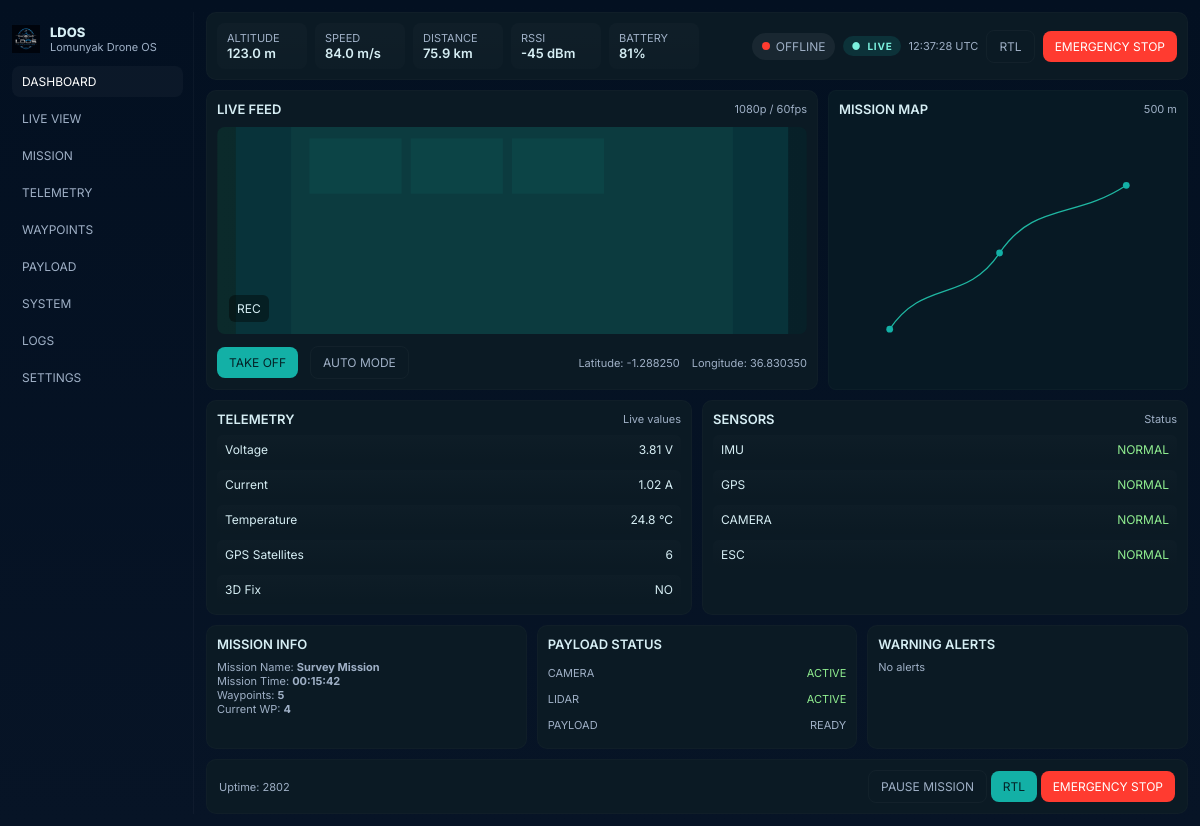
Before: / with the older database file.
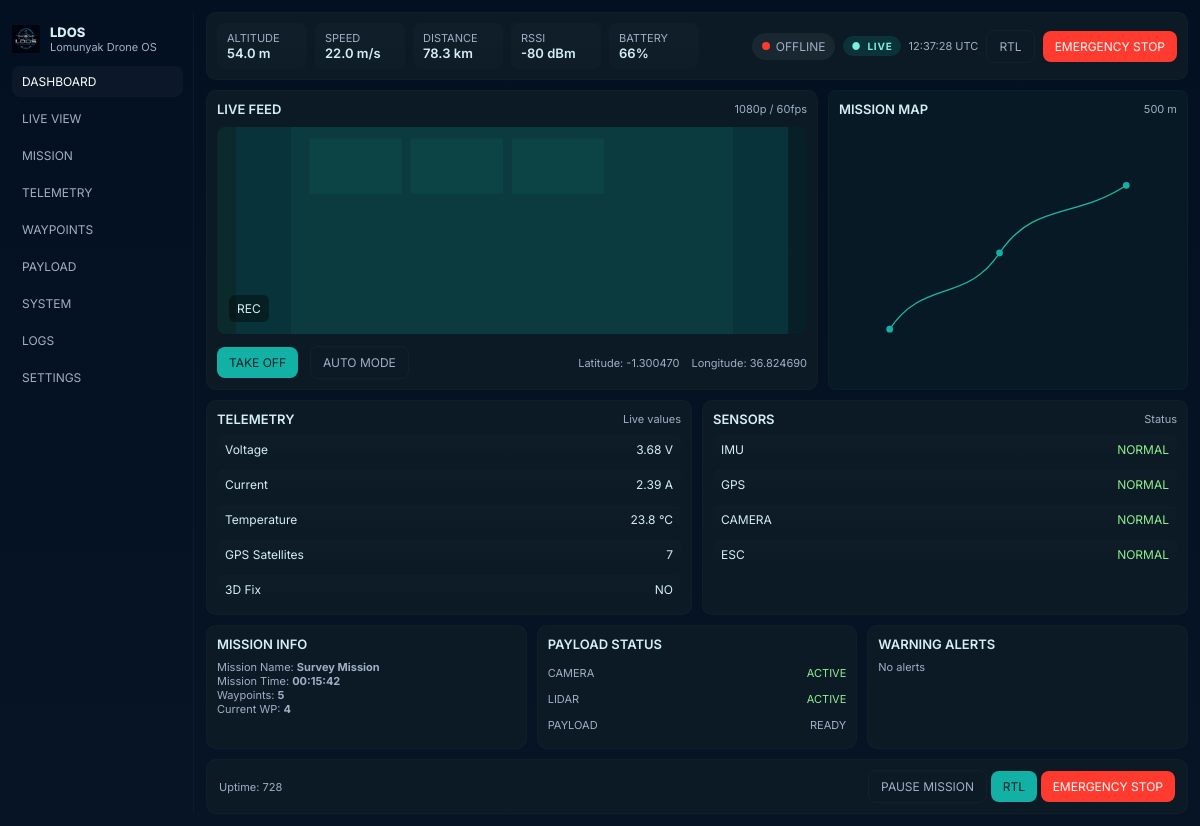
After: the same page with the newer database file.
### telemetry/models.py (models this page shows, shortened)
class Telemetry(models.Model):
    device_id = models.CharField(max_length=100, default='LDOS-001')
    timestamp = models.DateTimeField(auto_now_add=True)
    altitude = models.FloatField(default=0.0)
    speed = models.FloatField(default=0.0)
    distance = models.FloatField(default=0.0)
    rssi = models.IntegerField(null=True, blank=True)
    battery = models.IntegerField(null=True, blank=True)
    voltage = models.FloatField(null=True, blank=True)
    current = models.FloatField(null=True, blank=True)
    temperature = models.FloatField(null=True, blank=True)
    sats = models.IntegerField(null=True, blank=True)
    fix3d = models.BooleanField(default=False)
    latitude = models.DecimalField(max_digits=10, decimal_places=6, null=True, blank=True)
    longitude = models.DecimalField(max_digits=10, decimal_places=6, null=True, blank=True)
    uptime = models.IntegerField(null=True, blank=True, default=0)
    live_image_url = models.URLField(blank=True, default='')
    class Meta:
        ordering = ['-timestamp']

### telemetry/views.py (the view)
# urls.py: 2. Add a URL to urlpatterns:  path('', views.home, name='home')
def home(request):
    context = _dashboard_context(request)
    return render(request, 'telemetry/telemetry.html', context)

### telemetry/views.py (called while the page is built, shortened)
def _discover_esp8266_ws_url(request):
    configured = getattr(settings, 'ESP8266_WS_URL', None)
    if configured:
        return configured

### telemetry/templates/telemetry/telemetry.html (shortened to what this page needs)
<!DOCTYPE html>
<html lang="en">
<head>
    {% load static %}
</head>
<body>
    <div class="app">
        <aside class="sidebar">
            <div class="logo"><img src="{% static 'telemetry/img/logo.png' %}" alt="LDOS"><div><div style="font-weight:800">LDOS</div><div class="small">Lomunyak Drone OS</div></div></div>
            <nav class="nav">
                <a class="active">DASHBOARD</a>
                <a>LIVE VIEW</a>
                <a>MISSION</a>
                <a>TELEMETRY</a>
                <a>WAYPOINTS</a>
                <a>PAYLOAD</a>
                <a>SYSTEM</a>
                <a>LOGS</a>
                <a>SETTINGS</a>
            </nav>
        </aside>
        <main class="main">
            <div class="topbar card">
                <div class="metrics">
                    <div class="metric">
                        <div class="small">ALTITUDE</div>
                        <div class="title" id="altitude">{{ telemetry.altitude}} m</div>
                    </div>
                    <div class="metric">
                        <div class="small">SPEED</div>
                        <div class="title" id="speed">{{ telemetry.speed}} m/s</div>
                    </div>
                    <div class="metric">
                        <div class="small">DISTANCE</div>
                        <div class="title" id="distance">{{ telemetry.distance}} km</div>
                    </div>
                    <div class="metric">
                        <div class="small">RSSI</div>
                        <div class="title" id="rssi">{{ telemetry.rssi|default:'--' }} dBm</div>
                    </div>
                    <div class="metric">
                        <div class="small">BATTERY</div>
                        <div class="title" id="battery">{{ telemetry.battery_percent|default:'--' }}%</div>
                    </div>
                </div>
                <div class="controls">
                    <div class="status-pill"><span id="status-dot" class="status-dot"></span><span id="connection-state">CONNECTING</span></div>
                    <div class="live-badge"><span>●</span><span>LIVE</span></div>
                    <div class="small" id="clock">{{ now|date:"H:i:s T" }}</div>
                    <button class="btn ghost">RTL</button>
                    <button class="btn danger">EMERGENCY STOP</button>
                </div>
            </div>
            <div class="layout">
                <section class="live card">
                    <div style="display:flex;gap:12px;margin-bottom:10px;align-items:center;justify-content:space-between">
                        <div class="title">LIVE FEED</div>
                        <div class="small">1080p / 60fps</div>
                    </div>
                    <div class="feed">
                        <img id="live-image" src="{% static 'telemetry/img/camera.svg' %}" alt="live feed">
                        <div style="position:absolute;left:12px;bottom:12px;background:rgba(0,0,0,0.4);padding:6px 8px;border-radius:6px;font-size:12px">REC</div>
                    </div>
                    <div style="margin-top:12px;display:flex;gap:12px;align-items:center">
                        <button class="btn" id="takeoff">TAKE OFF</button>
                        <button class="btn ghost" id="auto-mode">AUTO MODE</button>
                        <div class="small">Latitude: <span id="lat">{{ telemetry.latitude|default:'--' }}</span></div>
                        <div class="small">Longitude: <span id="lon">{{ telemetry.longitude|default:'--' }}</span></div>
                    </div>
                </section>
                <aside class="map card">
                    <div style="display:flex;justify-content:space-between;align-items:center;margin-bottom:10px">
                        <div class="title">MISSION MAP</div>
                        <div class="small">500 m</div>
                    </div>
                    <img src="{% static 'telemetry/img/map.svg' %}" alt="map" style="width:100%;height:calc(100% - 26px);object-fit:cover">
                </aside>
            </div>
            <div class="row">
                <div class="card">
                    <div style="display:flex;justify-content:space-between;align-items:center;margin-bottom:8px">
                        <div class="title">TELEMETRY</div>
                        <div class="small">Live values</div>
                    </div>
                    <div class="telemetry-list">
                        <div class="telemetry-item"><div>Voltage</div><div id="voltage">{{ telemetry.voltage|default:'--' }} V</div></div>
                        <div class="telemetry-item"><div>Current</div><div id="current">{{ telemetry.current|default:'--' }} A</div></div>
                        <div class="telemetry-item"><div>Temperature</div><div id="temperature">{{ telemetry.temperature|default:'--' }} °C</div></div>
                        <div class="telemetry-item"><div>GPS Satellites</div><div id="sats">{{ telemetry.sats|default:'--' }}</div></div>
                        <div class="telemetry-item"><div>3D Fix</div><div id="fix">{{ telemetry.fix3d|yesno:"YES,NO" }}</div></div>
                    </div>
                </div>
                <div class="card">
                    <div style="display:flex;justify-content:space-between;align-items:center;margin-bottom:8px">
                        <div class="title">SENSORS</div>
                        <div class="small">Status</div>
                    </div>
                    <div class="telemetry-list">
                        {% for name, status in sensors.items %}
                        <div class="telemetry-item">
                            <div>{{ name|upper }}</div>
                            <div style="color:{% if status == 'NORMAL' %}lightgreen{% else %}#ffb86b{% endif %}">{{ status }}</div>
                        </div>
                        {% endfor %}
                    </div>
                </div>
            </div>
            <div class="panel-grid">
                <div class="card">
                    <div class="title">MISSION INFO</div>
                    <div style="margin-top:8px" class="small">
                        <div>Mission Name: <strong>{{ mission.name|default:'Survey Mission' }}</strong></div>
                        <div>Mission Time: <strong id="mission-time">{{ mission.time|default:'00:15:42' }}</strong></div>
                        <div>Waypoints: <strong>{{ mission.waypoints_count|default:'5' }}</strong></div>
                        <div>Current WP: <strong id="current-wp">{{ mission.current_wp|default:'4' }}</strong></div>
                    </div>
                </div>
                <div class="card">
                    <div class="title">PAYLOAD STATUS</div>
                    <div style="margin-top:8px" class="small">
                        {% for p, st in payload.items %}
                        <div style="display:flex;justify-content:space-between;padding:6px 0">
                            <div>{{ p }}</div>
                            <div style="color:{% if st == 'ACTIVE' %}lightgreen{% else %}var(--muted){% endif %}">{{ st }}</div>
                        </div>
                        {% endfor %}
                    </div>
                </div>
                <div class="card">
                    <div class="title">WARNING ALERTS</div>
                    <div style="margin-top:8px" class="small">
                        {% if warnings %}
                            {% for w in warnings %}
                                <div style="display:flex;justify-content:space-between;padding:6px 0;color:{% if w.level == 'high' %}orange{% else %}yellow{% endif %}">{{ w.message }}<span class="small">{{ w.time }}</span></div>
                            {% endfor %}
                        {% else %}
                            <div class="small">No alerts</div>
                        {% endif %}
                    </div>
                </div>
            </div>
            <div class="footer-controls card footer-controls">
                <div class="small">Uptime: {{ telemetry.uptime|default:'00:00:00' }}</div>
                <div>
                    <button class="btn ghost">PAUSE MISSION</button>
                    <button class="btn">RTL</button>
                    <button class="btn danger">EMERGENCY STOP</button>
                </div>
            </div>
        </main>
    </div>
</body>
</html>

### telemetry/templates/telemetry/telemetry.html (style rules this page uses)
:root { --bg:#071026;--panel:#0f2130;--muted:#9fb0c6;--accent:#13b0a6;--danger:#ff3b30;--card:#0b1a24 }
* { box-sizing:border-box;font-family:Inter, system-ui, -apple-system, 'Segoe UI', Roboto, 'Helvetica Neue', Arial }
body { margin:0;background:linear-gradient(180deg,#031021 0%, #071426 100%);color:#d6eef4;font-size:13px }
.app { display:flex;gap:12px;padding:12px;min-height:100vh }
.sidebar { width:182px;background:transparent;border-right:1px solid rgba(255,255,255,0.03);padding:12px 10px 12px 0 }
.logo { display:flex;align-items:center;gap:10px;margin-bottom:12px }
.logo img { width:28px;height:28px }
.nav { display:flex;flex-direction:column;gap:6px }
.nav a { color:var(--muted);padding:8px 10px;border-radius:8px;text-decoration:none;font-size:12px }
.nav a.active { background:rgba(255,255,255,0.03);color:white }
.main { flex:1;display:flex;flex-direction:column;gap:10px;min-width:0 }
.topbar { display:flex;align-items:center;justify-content:space-between;padding:8px 10px;gap:10px }
.metrics { display:flex;gap:8px;flex-wrap:wrap }
.metric { background:linear-gradient(180deg, rgba(255,255,255,0.02), rgba(255,255,255,0.01));padding:8px 10px;border-radius:8px;min-width:90px }
.layout { display:grid;grid-template-columns:1.15fr 360px;gap:10px }
.row { display:grid;grid-template-columns:1fr 1fr;gap:10px }
.card { background:var(--card);padding:10px;border-radius:10px;border:1px solid rgba(255,255,255,0.02) }
.live { height:300px;display:flex;flex-direction:column }
.live .feed { flex:1;border-radius:8px;background:#0a1b22;overflow:hidden;position:relative;min-height:0 }
.feed img { width:100%;height:100%;object-fit:cover;display:block }
.map { height:300px;border-radius:8px;overflow:hidden;background:#071924 }
.panel-grid { display:grid;grid-template-columns:repeat(3,minmax(0,1fr));gap:10px }
.controls { display:flex;gap:8px;align-items:center;flex-wrap:wrap }
.btn { padding:8px 12px;border-radius:8px;background:var(--accent);color:#042227;border:none;cursor:pointer;font-size:12px }
.btn.ghost { background:transparent;border:1px solid rgba(255,255,255,0.03);color:var(--muted) }
.danger { background:var(--danger);color:white }
.small { font-size:11px;color:var(--muted) }
.title { font-weight:600;font-size:13px }
.telemetry-list { display:flex;flex-direction:column;gap:6px }
.telemetry-item { display:flex;justify-content:space-between;padding:7px 8px;background:linear-gradient(180deg, rgba(255,255,255,0.01), rgba(0,0,0,0.02));border-radius:6px;font-size:12px }
.footer-controls { display:flex;justify-content:space-between;padding:10px 12px;margin-top:0;align-items:center;gap:8px }
.status-pill { display:inline-flex;align-items:center;gap:6px;padding:6px 10px;border-radius:999px;background:rgba(255,255,255,0.06);font-size:12px;color:var(--muted) }
.status-dot { width:8px;height:8px;border-radius:50%;background:#ff3b30;box-shadow:0 0 0 0 rgba(255,59,48,0.7);animation:pulse 1.6s infinite }
.live-badge { display:inline-flex;align-items:center;gap:6px;padding:4px 8px;border-radius:999px;background:rgba(19,176,166,0.16);color:#7bf0de;font-size:10px;font-weight:700;text-transform:uppercase;letter-spacing:0.08em }

Changed rows visible on the page:
no longer on this page (row unchanged): Telemetry: altitude "123.0", speed "84.0", distance "75.9", latitude "-1.288250", longitude "36.830350", voltage "3.81", current "1.02", temperature "24.8"
added Telemetry: altitude "54.0", speed "22.0", distance "78.3", latitude "-1.300470", longitude "36.824690", voltage "3.68", current "2.39", temperature "23.8"
Other visible differences:
{{ telemetry.rssi|default:'--' }}: "-45" → "-80"
{{ telemetry.battery_percent|default:'--' }}: "81" → "66"
{{ telemetry.sats|default:'--' }}: "6" → "7"
{{ telemetry.uptime|default:'00:00:00' }}: "2802" → "728"
